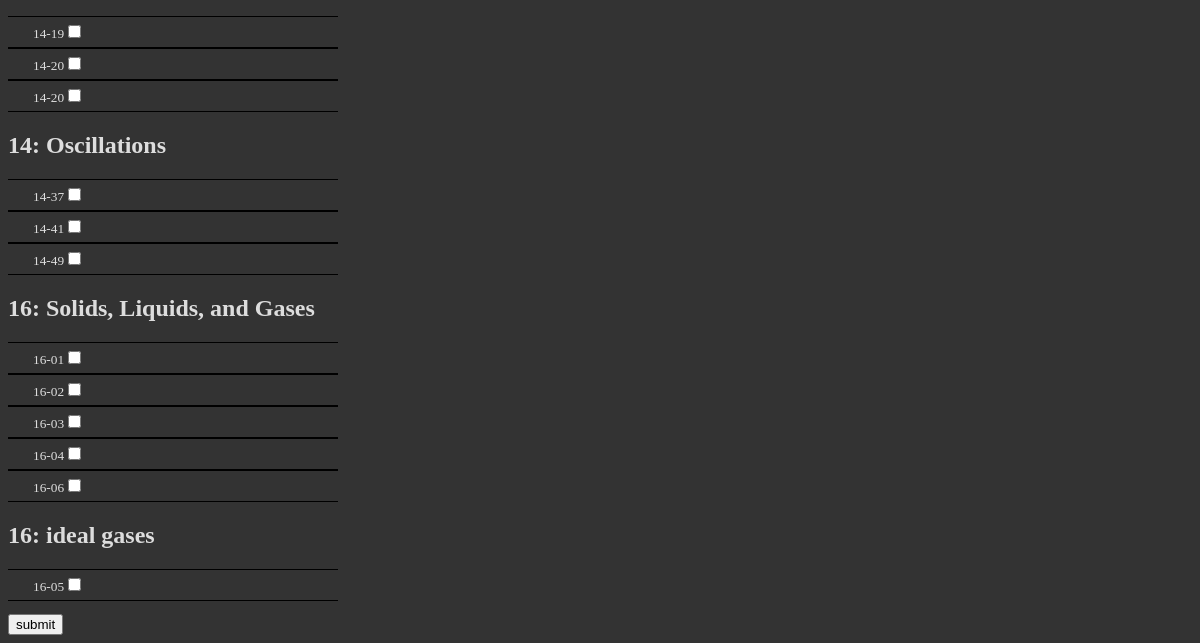
Before: /secexclist/ (lower part) with the older database file.
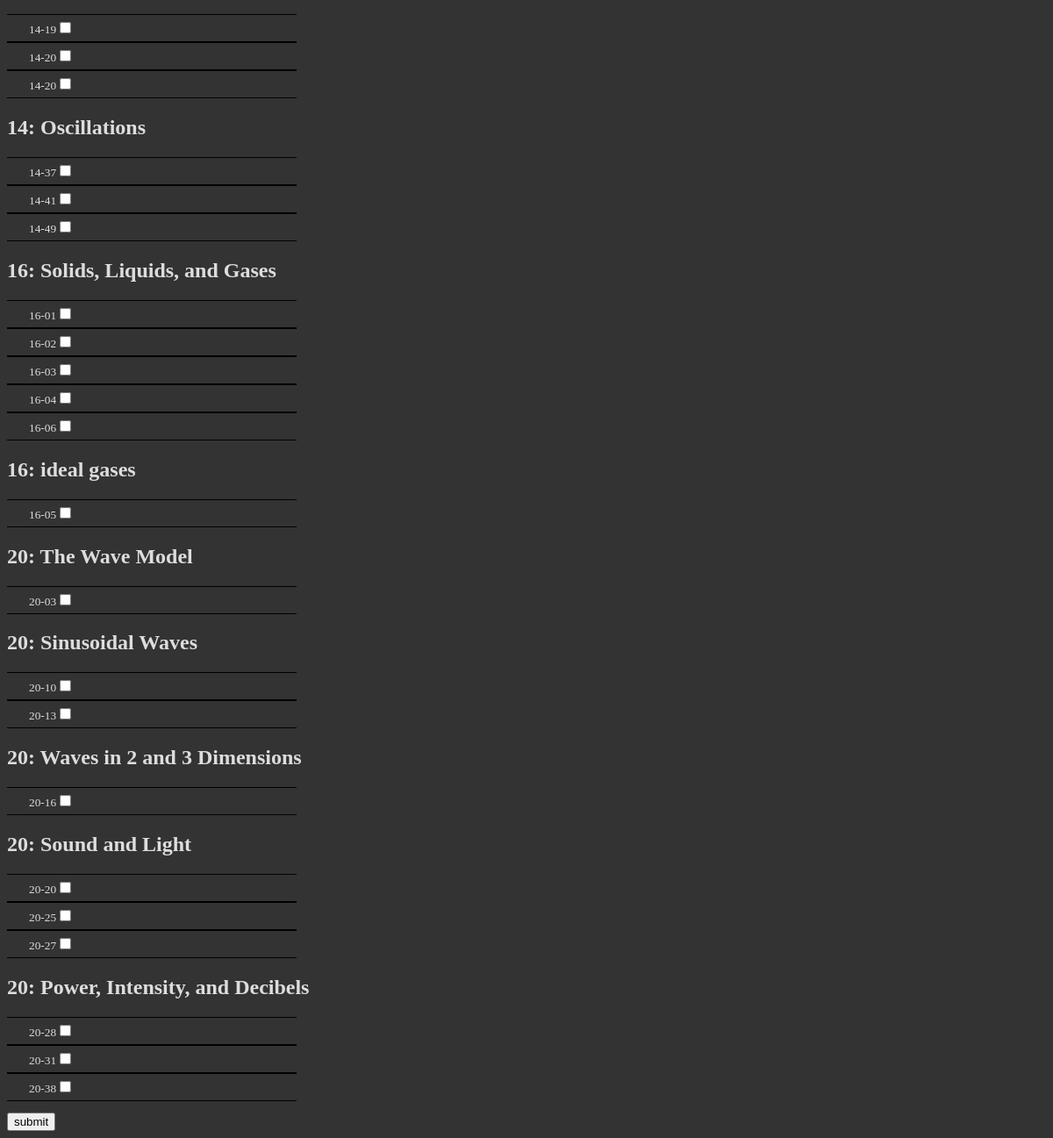
After: the same page with the newer database file.
### per/models.py (models this page shows, shortened)
class Exercise(models.Model):
	sec = models.ForeignKey(Section)
	text = models.TextField()
	img = models.CharField(max_length = 100)
	title = models.CharField(max_length = 100)
	conceptual = models.BooleanField(default = False)
	calculus = models.BooleanField(default = False)
	class Meta:
		ordering = ('title',)

class Section(models.Model):
	name = models.CharField(max_length=100)
	ch_num = models.IntegerField()
	class Meta:
		ordering = ('ch_num',)

### per/views.py (the view)
# urls.py: url(r'^secexclist/$', views.SecExc, name='secexclist'),
def SecExc(request):
	idlist = request.POST.getlist('choice[]')
	exercises = Exercise.objects.order_by('title')
	exc_dict = {}
	for exc in exercises:
		if exc.sec not in exc_dict:
			exc_dict[exc.sec] = []
		exc_dict[exc.sec].append(exc)
	the_list = [idlist, exc_dict]
	context = {'the_list' : the_list}
	return render(request, 'per/SecExcList.html', context)

### per/templates/per/SecExcList.html (shortened to what this page needs)
<!DOCTYPE html>
<html>
	<head>
	{% load staticfiles %}
	<link rel="stylesheet" type="text/css" href="{{ STATIC_URL }}per/css/global.css">
	</head>
	<body>
	<form action="{% url 'excListResults' %}" choice method="post">
		{% if the_list.1 %}
		<input type="checkbox" onClick="toggle(this)" /> Select All<br/>
			{% for sec, exercises in the_list.1.items %}
				<h2>{{sec.ch_num}}: {{sec.name}}</h2>
				<ul>
				{% for exc in exercises %}
					<li>{{ exc.title }}<input type="checkbox" name="choice[]" value={{ exc.id }}></li>
				{% endfor %}
				</ul>
			{% endfor %}
		{% endif %}
		<input type="submit" value="submit" />
	</form>
	</body>
</html>

Changed rows visible on the page:
added Section: ch_num "20", name "The Wave Model"
added Exercise: title "20-03", shown under "20"
added Section: ch_num "20", name "Sinusoidal Waves"
added Exercise: title "20-10", shown under "20"
added Exercise: title "20-13", shown under "20"
added Section: ch_num "20", name "Waves in 2 and 3 Dimensions"
added Exercise: title "20-16", shown under "20"
added Section: ch_num "20", name "Sound and Light"
added Exercise: title "20-20", shown under "20"
added Exercise: title "20-25", shown under "20"
added Exercise: title "20-27", shown under "20"
added Section: ch_num "20", name "Power, Intensity, and Decibels"
added Exercise: title "20-28", shown under "20"
added Exercise: title "20-31", shown under "20"
added Exercise: title "20-38", shown under "20"
